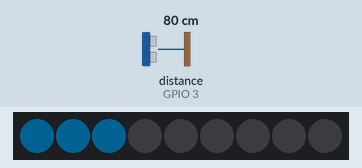
This program was run on a simulated ESP32-S3. On the bench: 9 RGB LEDs in strip order, left to right. Wiring (inferred from the names in the program): ultrasonic range finder: trigger GPIO 3; echo GPIO 3. The inputs (shaded band) are chosen by the test bench; at power-on: distance to the obstacle (sensor on GPIO 3) 80 cm. The echo pulse lasts 58.3 µs per cm; dim RGB values are drawn brighter than linear; what the program prints to the serial monitor is not drawn.

Above: at 3.2 s.
3.3 s: distance to the obstacle (sensor on GPIO 3) set to 2 cm
At 4.3 s:
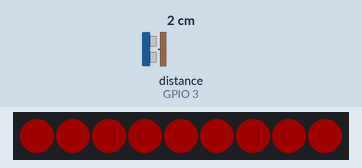
4.9 s: distance to the obstacle (sensor on GPIO 3) set to 18 cm
At 6.2 s:
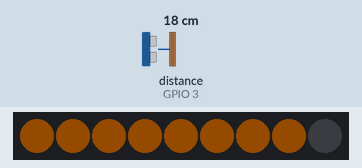
6.5 s: distance to the obstacle (sensor on GPIO 3) set to 35 cm
At 7.5 s:
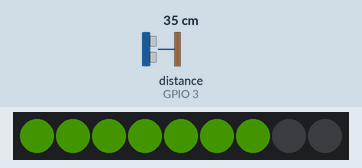
8.1 s: distance to the obstacle (sensor on GPIO 3) set to 120 cm
At 9.1 s:
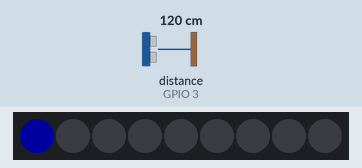
Timing chart, 0 to 10.8 s (numbered marks = the images above; inputs shaded):
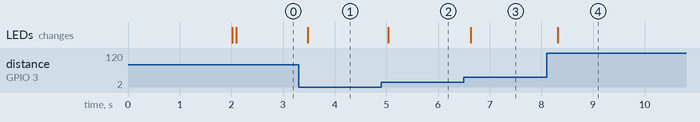

Measured:
- after the input at 3.3 s, the LEDs: change after 0.18 s (image 1)
- after the input at 4.9 s, the LEDs: change after 0.14 s (image 2)
- after the input at 6.5 s, the LEDs: change after 0.14 s (image 3)
- after the input at 8.1 s, the LEDs: change after 0.21 s (image 4)

The program:

main.cpp
```cpp
#include <Arduino.h>
#include <Adafruit_NeoPixel.h>
#include "pins.h"

// ===== 配置参数 =====
#define BRIGHTNESS     30       // LED 亮度（建议 20-50）
#define MIN_DISTANCE   2.0      // 最小有效距离 cm
#define MAX_DISTANCE   100.0    // 最大映射距离 cm
#define MEDIAN_SAMPLES 5        // 中值滤波采样次数
#define UPDATE_INTERVAL 100     // 测量间隔 ms

Adafruit_NeoPixel strip(NUM_LEDS, RGB_PIN, NEO_GRB + NEO_KHZ800);

// ===== 超声波测距（单线 SIG 模式）=====
float readUltrasonic() {
  pinMode(ULTRASONIC_PIN, OUTPUT);
  digitalWrite(ULTRASONIC_PIN, LOW);
  delayMicroseconds(2);
  digitalWrite(ULTRASONIC_PIN, HIGH);
  delayMicroseconds(10);
  digitalWrite(ULTRASONIC_PIN, LOW);

  pinMode(ULTRASONIC_PIN, INPUT);
  long duration = pulseIn(ULTRASONIC_PIN, HIGH, 30000);

  if (duration == 0) return -1;
  return duration / 58.0;
}

// ===== 中值滤波 =====
float getMedianDistance() {
  float samples[MEDIAN_SAMPLES];
  int validCount = 0;

  for (int i = 0; i < MEDIAN_SAMPLES; i++) {
    float d = readUltrasonic();
    if (d > 0) {
      samples[validCount++] = d;
    }
    delay(10);
  }

  if (validCount == 0) return -1;

  // 冒泡排序
  for (int i = 0; i < validCount - 1; i++) {
    for (int j = i + 1; j < validCount; j++) {
      if (samples[i] > samples[j]) {
        float tmp = samples[i];
        samples[i] = samples[j];
        samples[j] = tmp;
      }
    }
  }

  return samples[validCount / 2];
}

// ===== 距离映射到颜色 =====
// 近(红) -> 中(黄/绿) -> 远(蓝) 的渐变
uint32_t distanceToColor(float distance) {
  float ratio = constrain((distance - MIN_DISTANCE) / (MAX_DISTANCE - MIN_DISTANCE), 0.0, 1.0);

  uint8_t r, g, b;

  if (ratio < 0.5) {
    // 近 → 中：红 → 黄 → 绿
    float t = ratio * 2.0;
    r = 255 * (1.0 - t);
    g = 255 * t;
    b = 0;
  } else {
    // 中 → 远：绿 → 青 → 蓝
    float t = (ratio - 0.5) * 2.0;
    r = 0;
    g = 255 * (1.0 - t);
    b = 255 * t;
  }

  return strip.Color(r, g, b);
}

// ===== 距离映射到点亮的 LED 数量（反向）=====
// 近距离点亮全部 LED，远距离只点亮 1 个 LED
int distanceToLEDCount(float distance) {
  float ratio = constrain((distance - MIN_DISTANCE) / (MAX_DISTANCE - MIN_DISTANCE), 0.0, 1.0);
  // ratio=0（最近）→ NUM_LEDS 个灯；ratio=1（最远）→ 1 个灯
  return map(ratio * 100, 0, 100, NUM_LEDS, 1);
}

// ===== 显示函数 =====
void displayDistance(float distance) {
  if (distance < 0) {
    // 读取失败，LED 闪烁紫色
    for (int i = 0; i < NUM_LEDS; i++) {
      strip.setPixelColor(i, strip.Color(128, 0, 128));
    }
    strip.show();
    return;
  }

  uint32_t color = distanceToColor(distance);
  int litCount = distanceToLEDCount(distance);

  for (int i = 0; i < NUM_LEDS; i++) {
    if (i < litCount) {
      strip.setPixelColor(i, color);
    } else {
      strip.setPixelColor(i, 0);
    }
  }
  strip.show();
}

// ===== 初始化 =====
void setup() {
  Serial.begin(115200);
  delay(2000);

  strip.begin();
  strip.setBrightness(BRIGHTNESS);
  strip.clear();
  strip.show();

  Serial.println("超声波距离 → RGB LED 反向映射");
  Serial.println("传感器接口: 接口3 (GPIO3)");
  Serial.println("距离范围: 2cm ~ 100cm");
  Serial.println("颜色映射: 红(近) → 绿(中) → 蓝(远)");
  Serial.println("LED数量: 近距离满灯, 远距离1个灯");
  Serial.println("-------------------------------");
}

// ===== 主循环 =====
void loop() {
  float distance = getMedianDistance();

  displayDistance(distance);

  if (distance > 0) {
    Serial.printf("距离: %.1f cm | LED: %d/%d\n", distance, distanceToLEDCount(distance), NUM_LEDS);
  } else {
    Serial.println("距离: 读取失败!");
  }

  delay(UPDATE_INTERVAL);
}
```

pins.h
```cpp
#ifndef PINS_H
#define PINS_H

// 超声波传感器 - 接口3 GPIO3（单线 SIG 模式）
#define ULTRASONIC_PIN 3

// RGB LED 矩阵 - GPIO33
#define RGB_PIN     33
#define NUM_LEDS    9

#endif
```
